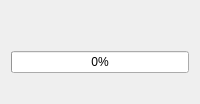
<?xml version="1.0" encoding="UTF-8"?>
<ui version="4.0">
  <class>MainView</class>
  <widget class="QFrame" name="main_widget">
    <layout class="QVBoxLayout" name="verticalLayout">
      <item>
        <layout class="QHBoxLayout" name="yandex_units">
          <item>
            <widget class="QLabel" name="yandex_units_spent" />
          </item>
          <item>
            <widget class="QLabel" name="yandex_units_remained" />
          </item>
          <item>
            <widget class="QLabel" name="yandex_units_total" />
          </item>
        </layout>
      </item>
      <item>
        <widget class="QLabel" name="output" />
      </item>
      <item>
        <widget class="QStackedWidget" name="work_area">
          <widget class="QProgressBar" name="progress_bar">
            <property name="value">
              <number>0</number>
             </property>
             <property name="alignment">
               <set>Qt::AlignCenter</set>
             </property>
             <property name="invertedAppearance">
               <bool>false</bool>
             </property>
          </widget>
        </widget>
      </item>
      <item>
        <widget class="QLabel" name="error_output" />
      </item>
    </layout>
  </widget>
 </ui>
